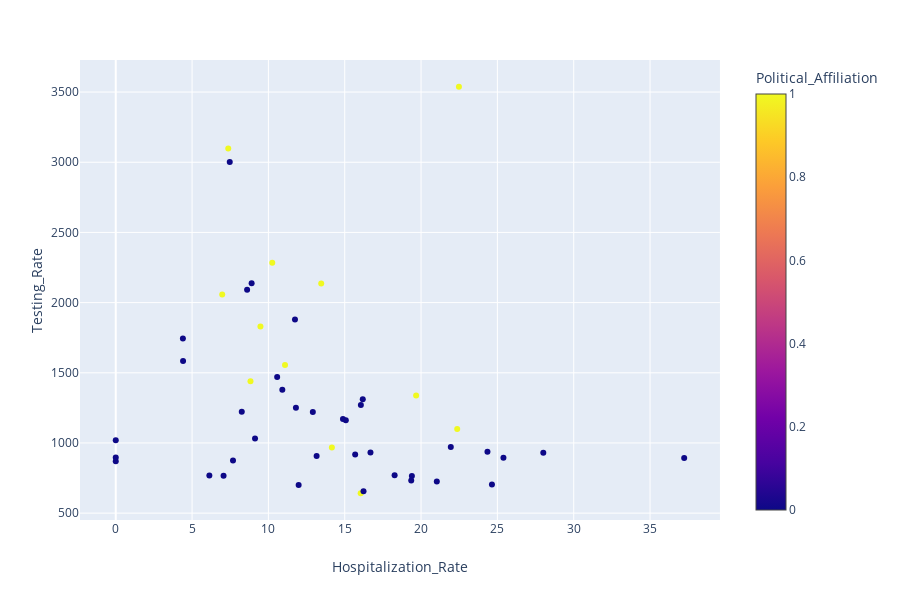

Write notebook code for a chart like this one.
### Code cell
#Logistic Regression 

import numpy as np
import pandas as pd
np.random.seed(23)

import plotly.offline as py
import plotly.express as px
import plotly.graph_objects as go
from plotly.subplots import make_subplots
import plotly.figure_factory as ff
import matplotlib.pyplot as plt
import seaborn as sns 


def name_pol(x): 
    if x == 1.0:
        dem = 'Democrat' 
        return dem 
    elif x == 0.0: 
        rep = 'Republican'
        return rep
    else: 
        return dem
    
result['Affiliation'] = result['Political_Affiliation'].apply(lambda x:name_pol(x))

px.scatter(result, x="Hospitalization_Rate", y="Testing_Rate", color="Political_Affiliation")

### Figure 1 — Plotly figure (JSON) as saved in the notebook; plotly's stock layout.template omitted (floating-point values rounded to 4 significant figures)
{"data": [{"hoverlabel": {"namelength": 0}, "hovertemplate": "Hospitalization_Rate=%{x}<br>Testing_Rate=%{y}<br>Political_Affiliation=%{marker.color}", "legendgroup": "", "marker": {"color": [0, 0, 0, 1, 0, 1, 1, 0, 0, 0, 0, 0, 0, 0, 0, 0, 0, 0, 1, 1, 0, 0, 1, 0, 0, 0, 0, 1, 1, 1, 1, 0, 0, 0, 0, 0, 0, 1, 0, 0, 0, 0, 0, 1, 0, 0, 0, 0, 0], "coloraxis": "coloraxis", "symbol": "circle"}, "mode": "markers", "name": "", "showlegend": false, "type": "scatter", "x": [13.16, 11.98, 16.69, 16.04, 19.4, 11.09, 8.826, 11.74, 15.07, 19.36, 9.124, 14.88, 0, 7.68, 21.03, 37.24, 7.468, 16.06, 22.37, 10.25, 11.8, 25.4, 19.68, 15.68, 12.91, 0, 0, 14.16, 9.479, 13.46, 22.48, 6.131, 8.902, 24.64, 21.95, 24.35, 8.255, 7.37, 18.27, 4.41, 10.91, 7.063, 8.605, 6.974, 16.23, 4.399, 10.57, 28.01, 16.18], "xaxis": "x", "y": [907.2, 701.3, 932.4, 641.7, 764.2, 1556.0, 1439.0, 1880.0, 1161.0, 731.9, 1031.0, 1171.0, 869.1, 875.6, 724.9, 893.8, 3002.0, 1271.0, 1100.0, 2285.0, 1252.0, 894.9, 1339.0, 917.5, 1220.0, 896.7, 1019.0, 967.7, 1830.0, 2136.0, 3538.0, 768.4, 2138.0, 704.8, 971.6, 937.9, 1223.0, 3099.0, 770.5, 1584.0, 1380.0, 766.8, 2092.0, 2058.0, 656.8, 1744.0, 1469.0, 930.7, 1312.0], "yaxis": "y"}], "layout": {"coloraxis": {"colorbar": {"title": {"text": "Political_Affiliation"}}, "colorscale": [[0, "#0d0887"], [0.1111, "#46039f"], [0.2222, "#7201a8"], [0.3333, "#9c179e"], [0.4444, "#bd3786"], [0.5556, "#d8576b"], [0.6667, "#ed7953"], [0.7778, "#fb9f3a"], [0.8889, "#fdca26"], [1, "#f0f921"]]}, "height": 600, "legend": {"tracegroupgap": 0}, "margin": {"t": 60}, "xaxis": {"anchor": "y", "domain": [0, 0.98], "title": {"text": "Hospitalization_Rate"}}, "yaxis": {"anchor": "x", "domain": [0, 1], "title": {"text": "Testing_Rate"}}}}
